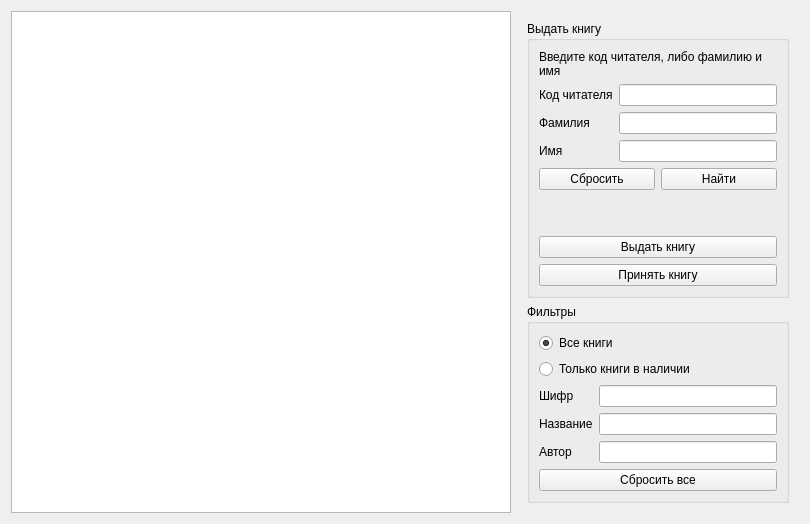
<?xml version="1.0" encoding="UTF-8"?>
<ui version="4.0">
 <class>BookPage</class>
 <widget class="QWidget" name="BookPage">
  <property name="geometry">
   <rect>
    <x>0</x>
    <y>0</y>
    <width>810</width>
    <height>500</height>
   </rect>
  </property>
  <property name="windowTitle">
   <string>Form</string>
  </property>
  <layout class="QHBoxLayout" name="horizontalLayout">
   <item>
    <widget class="QTableView" name="bookTable">
     <property name="minimumSize">
      <size>
       <width>500</width>
       <height>0</height>
      </size>
     </property>
     <attribute name="horizontalHeaderStretchLastSection">
      <bool>true</bool>
     </attribute>
    </widget>
   </item>
   <item>
    <layout class="QVBoxLayout" name="verticalLayout_2">
     <property name="leftMargin">
      <number>10</number>
     </property>
     <property name="topMargin">
      <number>10</number>
     </property>
     <property name="rightMargin">
      <number>10</number>
     </property>
     <property name="bottomMargin">
      <number>10</number>
     </property>
     <item>
      <widget class="QGroupBox" name="groupBox_2">
       <property name="sizePolicy">
        <sizepolicy hsizetype="MinimumExpanding" vsizetype="MinimumExpanding">
         <horstretch>0</horstretch>
         <verstretch>0</verstretch>
        </sizepolicy>
       </property>
       <property name="minimumSize">
        <size>
         <width>200</width>
         <height>0</height>
        </size>
       </property>
       <property name="maximumSize">
        <size>
         <width>350</width>
         <height>16777215</height>
        </size>
       </property>
       <property name="title">
        <string>Выдать книгу</string>
       </property>
       <layout class="QVBoxLayout" name="verticalLayout">
        <item>
         <widget class="QLabel" name="label_10">
          <property name="text">
           <string>Введите код читателя, либо фамилию и имя</string>
          </property>
          <property name="wordWrap">
           <bool>true</bool>
          </property>
         </widget>
        </item>
        <item>
         <layout class="QFormLayout" name="formLayout">
          <item row="0" column="0">
           <widget class="QLabel" name="label_3">
            <property name="text">
             <string>Код читателя</string>
            </property>
           </widget>
          </item>
          <item row="0" column="1">
           <widget class="QLineEdit" name="idFindLineEdit"/>
          </item>
          <item row="1" column="0">
           <widget class="QLabel" name="label_2">
            <property name="text">
             <string>Фамилия</string>
            </property>
           </widget>
          </item>
          <item row="1" column="1">
           <widget class="QLineEdit" name="lastNameFindLineEdit"/>
          </item>
          <item row="2" column="0">
           <widget class="QLabel" name="Label">
            <property name="text">
             <string>Имя</string>
            </property>
           </widget>
          </item>
          <item row="2" column="1">
           <widget class="QLineEdit" name="firstNameFindLineEdit"/>
          </item>
         </layout>
        </item>
        <item>
         <layout class="QHBoxLayout" name="horizontalLayout_2">
          <item>
           <widget class="QPushButton" name="resetButton">
            <property name="text">
             <string>Сбросить</string>
            </property>
           </widget>
          </item>
          <item>
           <widget class="QPushButton" name="findButton">
            <property name="text">
             <string>Найти</string>
            </property>
           </widget>
          </item>
         </layout>
        </item>
        <item>
         <spacer name="verticalSpacer">
          <property name="orientation">
           <enum>Qt::Vertical</enum>
          </property>
          <property name="sizeHint" stdset="0">
           <size>
            <width>20</width>
            <height>40</height>
           </size>
          </property>
         </spacer>
        </item>
        <item>
         <widget class="QPushButton" name="borrowBookButton">
          <property name="text">
           <string>Выдать книгу</string>
          </property>
         </widget>
        </item>
        <item>
         <widget class="QPushButton" name="returnBookButton">
          <property name="text">
           <string>Принять книгу</string>
          </property>
         </widget>
        </item>
       </layout>
      </widget>
     </item>
     <item>
      <widget class="QGroupBox" name="groupBox_4">
       <property name="sizePolicy">
        <sizepolicy hsizetype="Preferred" vsizetype="MinimumExpanding">
         <horstretch>0</horstretch>
         <verstretch>0</verstretch>
        </sizepolicy>
       </property>
       <property name="maximumSize">
        <size>
         <width>350</width>
         <height>16777215</height>
        </size>
       </property>
       <property name="title">
        <string>Фильтры</string>
       </property>
       <layout class="QVBoxLayout" name="verticalLayout_8">
        <item>
         <widget class="QRadioButton" name="allBookRadioButton">
          <property name="text">
           <string>Все книги</string>
          </property>
          <property name="checked">
           <bool>true</bool>
          </property>
         </widget>
        </item>
        <item>
         <widget class="QRadioButton" name="notBorrowedBookRadioButton">
          <property name="text">
           <string>Только книги в наличии</string>
          </property>
         </widget>
        </item>
        <item>
         <layout class="QFormLayout" name="formLayout_2">
          <item row="0" column="0">
           <widget class="QLabel" name="label_7">
            <property name="text">
             <string>Шифр</string>
            </property>
           </widget>
          </item>
          <item row="0" column="1">
           <widget class="QLineEdit" name="codeFilterLineEdit"/>
          </item>
          <item row="1" column="0">
           <widget class="QLabel" name="label_8">
            <property name="text">
             <string>Название</string>
            </property>
           </widget>
          </item>
          <item row="1" column="1">
           <widget class="QLineEdit" name="titleFilterLineEdit"/>
          </item>
          <item row="2" column="0">
           <widget class="QLabel" name="label_9">
            <property name="text">
             <string>Автор</string>
            </property>
           </widget>
          </item>
          <item row="2" column="1">
           <widget class="QLineEdit" name="autorFilterLineEdit"/>
          </item>
         </layout>
        </item>
        <item>
         <widget class="QPushButton" name="clearFilterButton">
          <property name="text">
           <string>Сбросить все</string>
          </property>
         </widget>
        </item>
       </layout>
      </widget>
     </item>
    </layout>
   </item>
  </layout>
 </widget>
 <resources/>
 <connections/>
</ui>
